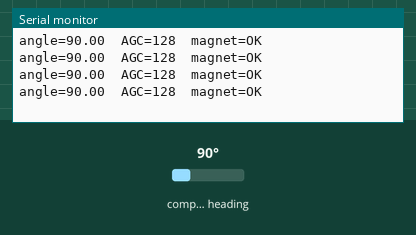
Bench run of a sketch on a simulated ESP32. Parts: the last lines printed to the serial monitor. Wiring (inferred from the names in the program): AS5600 angle sensor at I2C address 0x36. The test bench sets the inputs (shaded band); at power-on: compass heading 90°.

Above: at 1.5 s.
1.6 s: compass heading set to 7°
At 2.02 s:
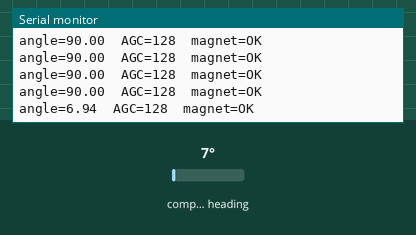
3.1 s: compass heading set to 180°
At 3.22 s:
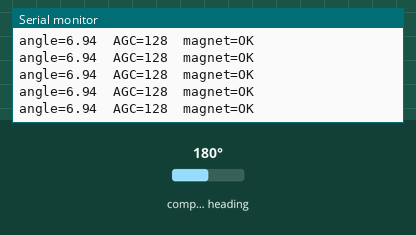
Timing chart, 0 to 6.1 s (numbered marks = the images above; inputs shaded):
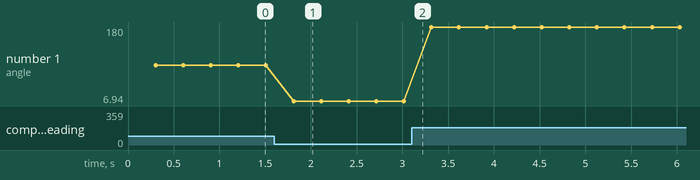

The sketch:

test_as5600.ino
```cpp
/*
 * Bring-up test 2 of 5 -- AS5600 angle encoder
 * ---------------------------------------------
 * Run after test_i2c_scan confirms 0x36 answers. No library needed -- this
 * talks to the AS5600 with raw Wire calls, same register access as the main
 * firmware, so a pass here means the main firmware's angle reading will work.
 *
 * What it prints, once per second:
 *   angle    -- current shaft angle, 0-360 degrees. Turn the shaft by hand
 *               (or command the servo with test_servo_pwm) and confirm this
 *               tracks smoothly with no jumps or dead zones.
 *   AGC      -- automatic gain control, 0-255. This is the single most useful
 *               number for physically aligning the magnet: it should sit
 *               roughly in the middle of its range (~64-192). Pinned near 0
 *               means the magnet is too close/strong; pinned near 255 means
 *               too far/weak. Adjust the air gap (target ~1-2mm) until AGC
 *               settles mid-range across the shaft's full rotation.
 *   magnet   -- OK / TOO WEAK / TOO STRONG / NOT DETECTED, decoded from the
 *               STATUS register. Must read OK before you trust any angle
 *               measurement from this sensor.
 *
 * If the address doesn't answer at all, re-run test_i2c_scan -- this sketch
 * assumes 0x36 is already confirmed present.
 */

#include <Wire.h>

const int     SDA_PIN     = 14;
const int     SCL_PIN     = 15;
const uint8_t AS5600_ADDR = 0x36;

const uint8_t REG_STATUS = 0x0B;
const uint8_t REG_AGC    = 0x1A;
const uint8_t REG_ANGLE  = 0x0E;

int readReg8(uint8_t reg) {
  Wire.beginTransmission(AS5600_ADDR);
  Wire.write(reg);
  if (Wire.endTransmission(false) != 0) return -1;
  Wire.requestFrom((int)AS5600_ADDR, 1);
  if (Wire.available() < 1) return -1;
  return Wire.read();
}

int readReg16(uint8_t reg) {
  Wire.beginTransmission(AS5600_ADDR);
  Wire.write(reg);
  if (Wire.endTransmission(false) != 0) return -1;
  Wire.requestFrom((int)AS5600_ADDR, 2);
  if (Wire.available() < 2) return -1;
  uint16_t hi = Wire.read(), lo = Wire.read();
  return (hi << 8) | lo;
}

void setup() {
  Serial.begin(115200);
  delay(300);
  Wire.begin(SDA_PIN, SCL_PIN);
  Serial.println();
  Serial.println("AS5600 test -- reading angle/AGC/status once per second.");
}

void loop() {
  int raw = readReg16(REG_ANGLE);
  int agc = readReg8(REG_AGC);
  int status = readReg8(REG_STATUS);

  if (raw < 0 || agc < 0 || status < 0) {
    Serial.println("I2C read failed -- check wiring / re-run test_i2c_scan");
    delay(1000);
    return;
  }

  float angle = (raw & 0x0FFF) * (360.0 / 4096.0);
  bool md = status & 0x20;   // magnet detected
  bool ml = status & 0x10;   // magnet too weak
  bool mh = status & 0x08;   // magnet too strong

  const char* magnetState = !md ? "NOT DETECTED" : mh ? "TOO STRONG" : ml ? "TOO WEAK" : "OK";

  Serial.print("angle=");   Serial.print(angle, 2);
  Serial.print("  AGC=");   Serial.print(agc);
  Serial.print("  magnet="); Serial.println(magnetState);

  delay(300);
}
```

Measured:
- after the input at 1.6 s, the serial monitor: prints a new line after 0.21 s (image 1)
- plotted number 1: 90 → 6.94 after the input at 1.6 s, 6.94 → 180 after the input at 3.1 s
